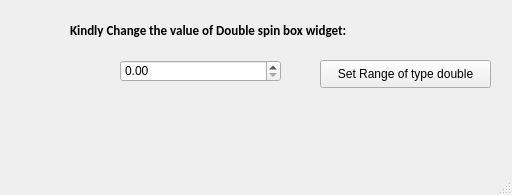
<?xml version="1.0" encoding="UTF-8"?>
<ui version="4.0">
 <class>MainWindow</class>
 <widget class="QMainWindow" name="MainWindow">
  <property name="geometry">
   <rect>
    <x>0</x>
    <y>0</y>
    <width>512</width>
    <height>195</height>
   </rect>
  </property>
  <property name="windowTitle">
   <string>DoubleSpinBox _eg1</string>
  </property>
  <widget class="QWidget" name="centralwidget">
   <widget class="QDoubleSpinBox" name="doubleSpinBox">
    <property name="geometry">
     <rect>
      <x>120</x>
      <y>60</y>
      <width>161</width>
      <height>22</height>
     </rect>
    </property>
   </widget>
   <widget class="QLabel" name="label">
    <property name="geometry">
     <rect>
      <x>70</x>
      <y>20</y>
      <width>391</width>
      <height>20</height>
     </rect>
    </property>
    <property name="font">
     <font>
      <family>Calibri</family>
      <pointsize>10</pointsize>
      <weight>75</weight>
      <bold>true</bold>
     </font>
    </property>
    <property name="text">
     <string>Kindly Change the value of Double spin box widget:</string>
    </property>
   </widget>
   <widget class="QLabel" name="mylbl2">
    <property name="geometry">
     <rect>
      <x>60</x>
      <y>120</y>
      <width>371</width>
      <height>20</height>
     </rect>
    </property>
    <property name="font">
     <font>
      <family>Calibri</family>
      <pointsize>10</pointsize>
      <weight>75</weight>
      <bold>true</bold>
     </font>
    </property>
    <property name="text">
     <string/>
    </property>
   </widget>
   <widget class="QPushButton" name="my_btn">
    <property name="geometry">
     <rect>
      <x>320</x>
      <y>60</y>
      <width>171</width>
      <height>28</height>
     </rect>
    </property>
    <property name="text">
     <string>Set Range of type double</string>
    </property>
   </widget>
  </widget>
  <widget class="QStatusBar" name="statusbar"/>
 </widget>
 <resources/>
 <connections/>
</ui>
